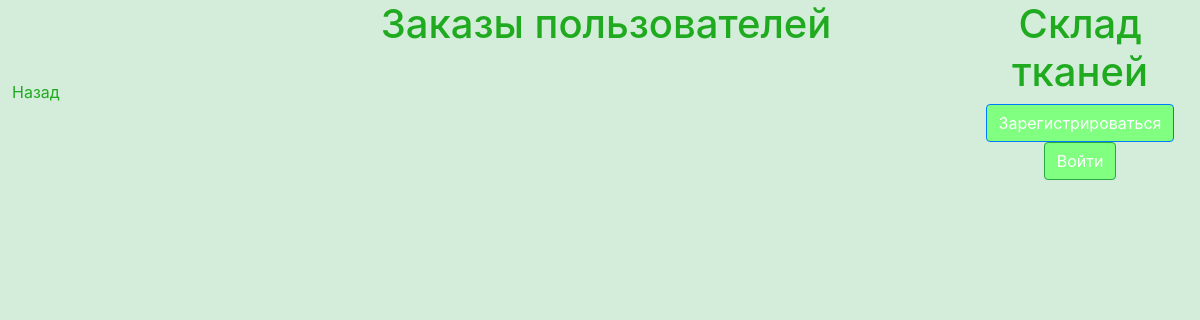
/user_orders, run on an earlier commit of the app's database.
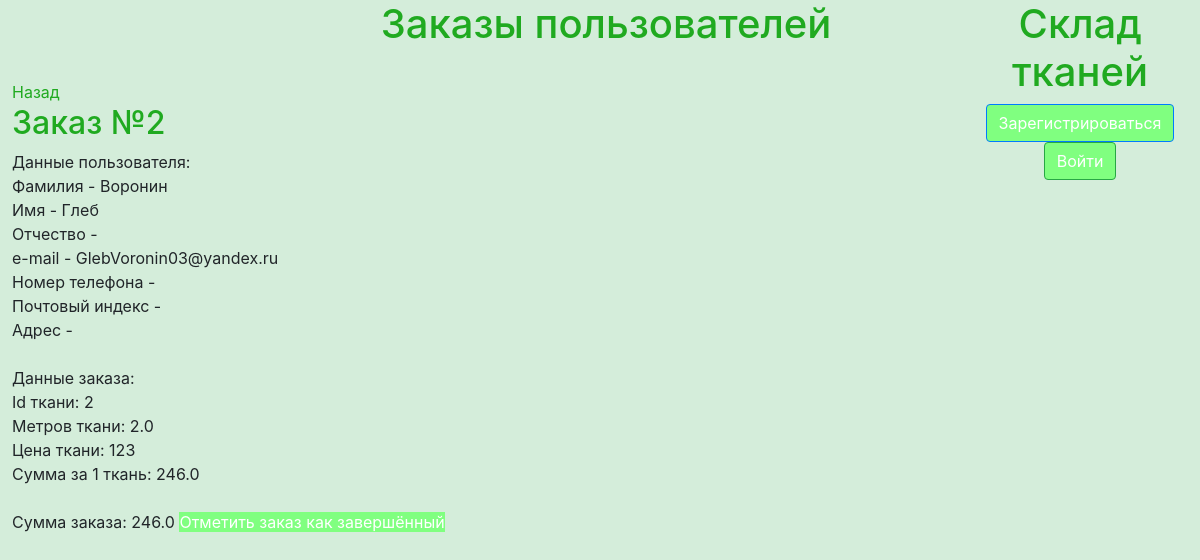
And on a later commit of the database.
### data/models/orders.py (models this page shows)
class Order(SqlAlchemyBase, SerializerMixin):
    __tablename__ = 'order'
    id = sqlalchemy.Column(sqlalchemy.Integer, primary_key=True, autoincrement=True)
    user = orm.relation('User', back_populates='order')
    items_id = sqlalchemy.Column(sqlalchemy.String)
    is_finished = sqlalchemy.Column(sqlalchemy.Boolean, nullable=False)
    status = sqlalchemy.Column(sqlalchemy.String, nullable=False)

### data/models/users.py (models this page shows, shortened)
class User(SqlAlchemyBase, UserMixin, SerializerMixin):
    __tablename__ = 'users'
    id = sqlalchemy.Column(sqlalchemy.Integer, primary_key=True, autoincrement=True)
    surname = sqlalchemy.Column(sqlalchemy.String, nullable=False)
    name = sqlalchemy.Column(sqlalchemy.String, nullable=False)
    middle_name = sqlalchemy.Column(sqlalchemy.String, nullable=True)
    email = sqlalchemy.Column(sqlalchemy.String, unique=True, nullable=False)
    phone_number = sqlalchemy.Column(sqlalchemy.String, unique=True, nullable=True)
    address = sqlalchemy.Column(sqlalchemy.String)
    postal_code = sqlalchemy.Column(sqlalchemy.String)
    hashed_password = sqlalchemy.Column(sqlalchemy.String, nullable=False)
    register_date = sqlalchemy.Column(sqlalchemy.Date)  # datetime.date()
    order_id = sqlalchemy.Column(sqlalchemy.ForeignKey('order.id'))
    order = orm.relation('Order')
    favourite_id = sqlalchemy.Column(sqlalchemy.ForeignKey('favourites.id'))
    favourites = orm.relation('FavouriteItems')
    account_type = sqlalchemy.Column(sqlalchemy.String(100), default='Участник')

### main.py (the view)
@login_required
@administrator_required
@app.route('/user_orders')
def view_user_orders():
    session = db_session.create_session()
    orders = session.query(Order).filter(Order.status.startswith('ожидает отправки,')).all()
    user_data = {order.id: session.query(User).filter(User.id == order.status.split('==')[1]).first()
                 for order in orders}
    return render_template('view_user_orders.html', orders=orders, user_data=user_data)

### data/db_session.py (called while the page is built)
def create_session() -> Session:
    global __factory
    return __factory()

### templates/view_user_orders.html (shortened to what this page needs)
{% extends "base.html" %}
{% block main %}
<h1 align="center">Заказы пользователей</h1><br>
<a class="buttons" href='/'>Назад</a><br>
{% for order in orders %}
<div id="Order">
<h2>Заказ №{{ order.id }}</h2>
    Данные пользователя:<br>
    Фамилия - {{ user_data[order.id].surname }}<br>
    Имя - {{ user_data[order.id].name }}<br>
    Отчество - {{ user_data[order.id].middle_name }}<br>
    e-mail - {{ user_data[order.id].email }}<br>
    Номер телефона - {{ user_data[order.id].phone_number }}<br>
    Почтовый индекс - {{ user_data[order.id].postal_code }}<br>
    Адрес - {{ user_data[order.id].address }}<br>
    <br>
    Данные заказа:<br>
    {% for item in order.items_id.split(";") %}
    {% if not loop.last %}
    Id ткани: {{ item.split("/")[0] }}<br>
    Метров ткани: {{ item.split("/")[1] }}<br>
    Цена ткани: {{ item.split("/")[2] }}<br>
    Сумма за 1 ткань: {{ item.split("/")[3] }}<br>
    <br>
    {% else %}
    Сумма заказа: {{ item }}
    {% endif %}
    {% endfor %}
    <a class="btn-primary" href="/order_finish/{{ order.id }}">Отметить заказ как завершённый</a>
</div>
{% endfor %}
{% endblock %}

### templates/base.html
{% extends "base_without_auth_block.html" %}
{% block authorization %}
<div class="container text-center" id="auth_block">
    <div align="center">
        <h1>Склад тканей</h1>
        {% if current_user.is_authenticated %}
        <a class="navbar-brand" href="/logout">Выход</a>
        <a class="navbar-brand" href="/order">{{ current_user.surname }} {{ current_user.name }}</a>
        {% else %}
        <p>
            <a class="btn btn-primary " id="register" href="/register">Зарегистрироваться</a>
            <a class="btn btn-success" id="login" href="/login">Войти</a>
        </p>
        {% endif %}
    </div>
</div>
{% endblock %}

### templates/base_without_auth_block.html (shortened to what this page needs)
<!DOCTYPE html>
<html lang="en">
<head>
    <link rel="stylesheet"
          href="https://stackpath.bootstrapcdn.com/bootstrap/4.4.1/css/bootstrap.min.css"
>
    <link rel="stylesheet"
          type="text/css"
          href="../static/css/style_v40.css"/>
</head>
<body>
{% block authorization %}
{% endblock %}
{% block main %}
{% endblock %}
</body>

### static/css/style_v40.css (style rules this page uses)
body { background-color: #d4edda; margin-left: 1%; }
#login { background-color: #80ff80; }
#register { background-color: #80ff80; }
#auth_block { width: 20%; position: absolute; right: 0; }
h1 { color: #20aa20; }
h2 { color: #20aa20; }
a { color: #20aa20; cursor: pointer; text-decoration: none; }
.btn-primary { background-color: #80ff80; }

What changed in the data, as far as the page shows it:
now on this page (row edited): Order: id "2", item "2", item "2.0", item "123", item "246.0", item "246.0"
now on this page (row edited): User: surname "Воронин", name "Глеб", email "GlebVoronin03@yandex.ru"
